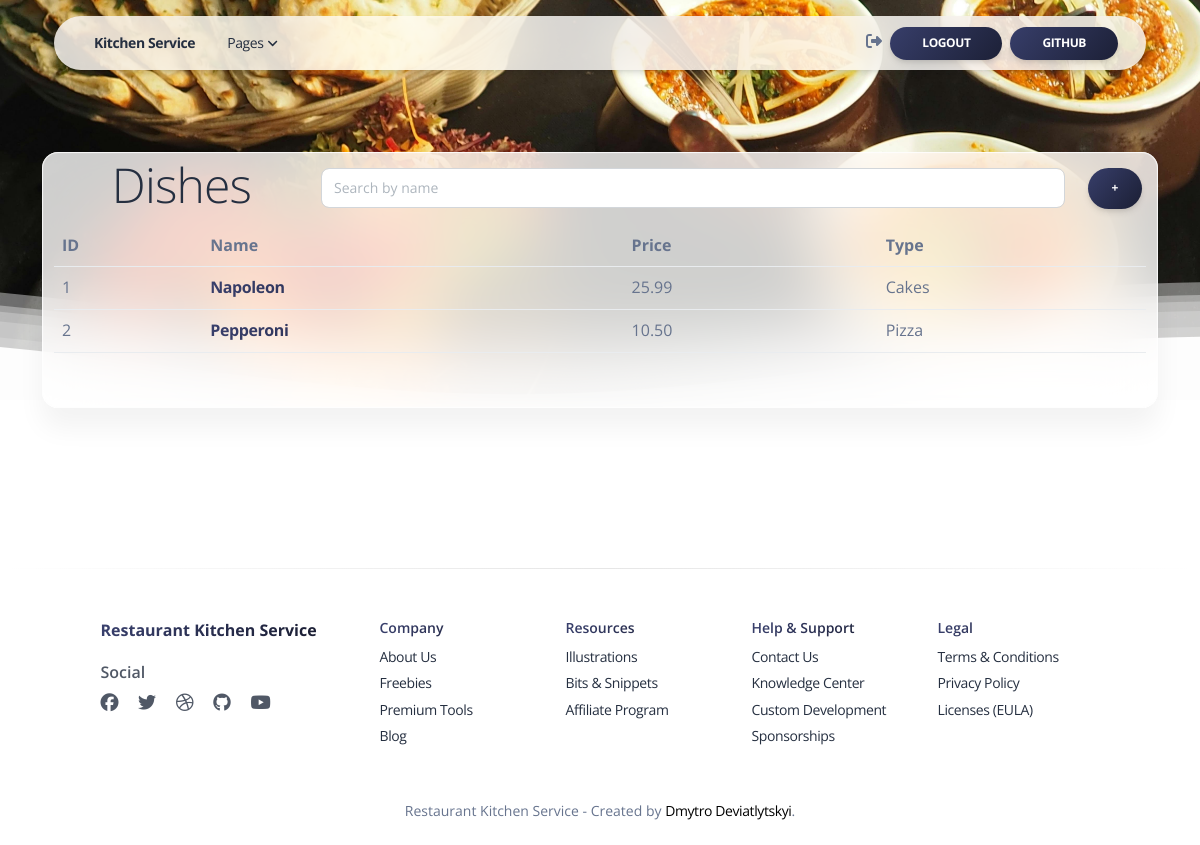
Page /dishes/ (signed in) on the committed database.
### kitchen/models.py (models this page shows, shortened)
class Dish(models.Model):
    name = models.CharField(max_length=255)
    description = models.TextField()
    price = models.DecimalField(max_digits=10, decimal_places=2)
    type = models.ForeignKey(
        DishType,
        on_delete=models.CASCADE,
        related_name="dishes"
    )
    cooks = models.ManyToManyField(
        settings.AUTH_USER_MODEL,
        related_name="dishes"
    )
    ingredients = models.ManyToManyField(Ingredient, related_name="dishes")
    class Meta:
        ordering = ("name", )
        verbose_name_plural = "dishes"

class DishType(models.Model):
    name = models.CharField(max_length=255)
    class Meta:
        ordering = ("name", )
    def __str__(self):
        return self.name

### kitchen/views.py (the view)
class DishListView(LoginRequiredMixin, generic.ListView):
    model = Dish
    paginate_by = 10
    def get_context_data(self, *, object_list=None, **kwargs):
        context = super(DishListView, self).get_context_data(**kwargs)
        name = self.request.GET.get("name", "")
        context["search_form"] = DishSearchForm(initial={"name": name})
        return context
    def get_queryset(self):
        queryset = Dish.objects.select_related("type")
        form = DishSearchForm(self.request.GET)
        if form.is_valid():
            return queryset.filter(name__icontains=form.cleaned_data["name"])
        return queryset

### kitchen/forms.py
class DishSearchForm(forms.Form):
    name = forms.CharField(
        max_length=255,
        required=False,
        label="",
        widget=forms.TextInput(
            attrs={
                "placeholder": "Search by name"
            }
        )
    )

### kitchen/context_processors.py (called while the page is built)
def cfg_assets_root(request):
    return {'ASSETS_ROOT': settings.ASSETS_ROOT}

### templates/kitchen/dish_list.html (shortened to what this page needs)
{% extends "layouts/base-presentation.html" %}
{% load crispy_forms_filters %}
{% block navigation %}
  {% include "includes/navigation.html" %}
{% endblock %}
{% block content %}
  <header class="header-2">
    <div class="page-header section-height-50 relative"
         style="background-image: url('{{ ASSETS_ROOT }}/img/dish-list.jpg')">
      <div class="position-absolute w-100 z-index-1 bottom-0">
      </div>
    </div>
  </header>
  <section class="pt-2 pb-5" id="count-stats">
    <div class="container">
      <div class="row">
        <div class="z-index-2 border-radius-xl mt-n12 mx-auto py-3 blur shadow-blur">
          <div class="row">
            <div class="position-relative col-md-3">
              <div class="pt-1 m-0 text-left">
                <h1 class="text-lighter text-center mt-n3">
                  Dishes
                </h1>
              </div>
            </div>
            <div class="position-relative col-md-8 m-0 p-0">
              <form action="" method="get">
                {{ search_form|crispy }}
              </form>
            </div>
            <div class="position-relative col-md-auto ms-auto me-3 p-0">
              <div class="text-left">
                <a href="{% url 'kitchen:dish-create' %}" class="btn btn-round bg-gradient-dark link-to-page">+</a>
              </div>
            </div>
            <div class="position-relative">
              {% if dish_list %}
                <table class="table">
                  <tr>
                    <th>ID</th>
                    <th>Name</th>
                    <th>Price</th>
                    <th>Type</th>
                  </tr>
                  {% for dish in dish_list %}
                    <tr>
                      <td>
                        {{ dish.id }}
                      </td>
                      <td class="text-gradient text-dark">
                        <strong><a href="{% url 'kitchen:dish-detail' pk=dish.id %}">{{ dish.name }}</a></strong>
                      </td>
                      <td>
                        {{ dish.price }}
                      </td>
                      <td>
                        {{ dish.type }}
                      </td>
                    </tr>
                  {% endfor %}
                </table>
              {% else %}
                <p>There are no Dishes.</p>
              {% endif %}
            </div>
          </div>
        </div>
      </div>
    </div>
  </section>
{% endblock %}

### rows in the picture
Dish: id "1", name "Napoleon", price "25.99", type "Cakes"
Dish: id "2", name "Pepperoni", price "10.50", type "Pizza"
